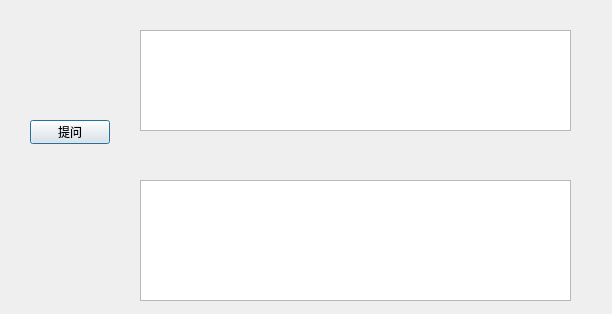
<?xml version="1.0" encoding="UTF-8"?>
<ui version="4.0">
 <class>Dialog</class>
 <widget class="QDialog" name="Dialog">
  <property name="geometry">
   <rect>
    <x>0</x>
    <y>0</y>
    <width>612</width>
    <height>314</height>
   </rect>
  </property>
  <property name="windowTitle">
   <string>Dialog</string>
  </property>
  <widget class="QTextEdit" name="TEXT_HUMAN">
   <property name="geometry">
    <rect>
     <x>140</x>
     <y>30</y>
     <width>431</width>
     <height>101</height>
    </rect>
   </property>
  </widget>
  <widget class="QTextEdit" name="TEXT_ROBOT">
   <property name="geometry">
    <rect>
     <x>140</x>
     <y>180</y>
     <width>431</width>
     <height>121</height>
    </rect>
   </property>
   <property name="readOnly">
    <bool>true</bool>
   </property>
   <property name="markdown">
    <string/>
   </property>
   <property name="html">
    <string>&lt;!DOCTYPE HTML PUBLIC &quot;-//W3C//DTD HTML 4.0//EN&quot; &quot;http://www.w3.org/TR/REC-html40/strict.dtd&quot;&gt;
&lt;html&gt;&lt;head&gt;&lt;meta name=&quot;qrichtext&quot; content=&quot;1&quot; /&gt;&lt;meta charset=&quot;utf-8&quot; /&gt;&lt;style type=&quot;text/css&quot;&gt;
p, li { white-space: pre-wrap; }
hr { height: 1px; border-width: 0; }
&lt;/style&gt;&lt;/head&gt;&lt;body style=&quot; font-family:'Microsoft YaHei UI'; font-size:9pt; font-weight:400; font-style:normal;&quot;&gt;
&lt;p style=&quot;-qt-paragraph-type:empty; margin-top:0px; margin-bottom:0px; margin-left:0px; margin-right:0px; -qt-block-indent:0; text-indent:0px;&quot;&gt;&lt;br /&gt;&lt;/p&gt;&lt;/body&gt;&lt;/html&gt;</string>
   </property>
  </widget>
  <widget class="QLabel" name="label">
   <property name="geometry">
    <rect>
     <x>30</x>
     <y>210</y>
     <width>80</width>
     <height>50</height>
    </rect>
   </property>
   <property name="text">
    <string/>
   </property>
   <property name="pixmap">
    <pixmap resource="Resources/resources.qrc">:/images/mind.jpg</pixmap>
   </property>
   <property name="scaledContents">
    <bool>true</bool>
   </property>
  </widget>
  <widget class="QLabel" name="label_3">
   <property name="geometry">
    <rect>
     <x>30</x>
     <y>60</y>
     <width>80</width>
     <height>50</height>
    </rect>
   </property>
   <property name="text">
    <string/>
   </property>
   <property name="pixmap">
    <pixmap resource="Resources/resources.qrc">:/images/Scientist.jpg</pixmap>
   </property>
   <property name="scaledContents">
    <bool>true</bool>
   </property>
  </widget>
  <widget class="QPushButton" name="BTN_QUERY">
   <property name="geometry">
    <rect>
     <x>30</x>
     <y>120</y>
     <width>80</width>
     <height>24</height>
    </rect>
   </property>
   <property name="text">
    <string>提问</string>
   </property>
  </widget>
 </widget>
 <resources>
  <include location="Resources/resources.qrc"/>
 </resources>
 <connections/>
</ui>
